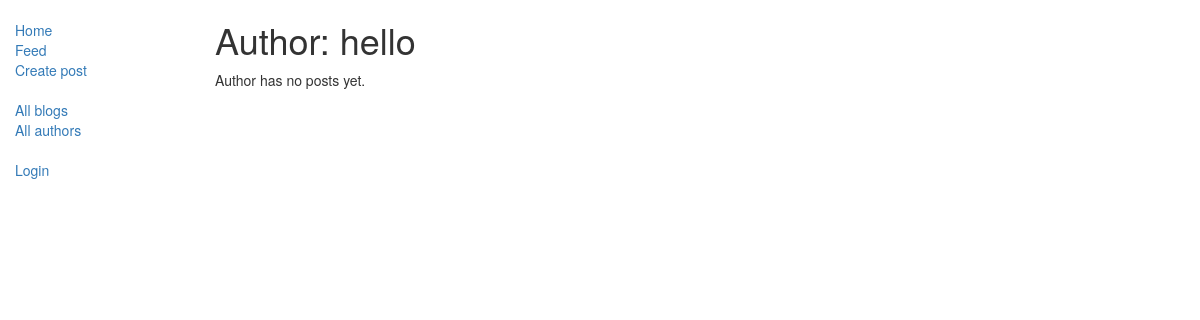
The page /blog/author/4 on the database as committed earlier.
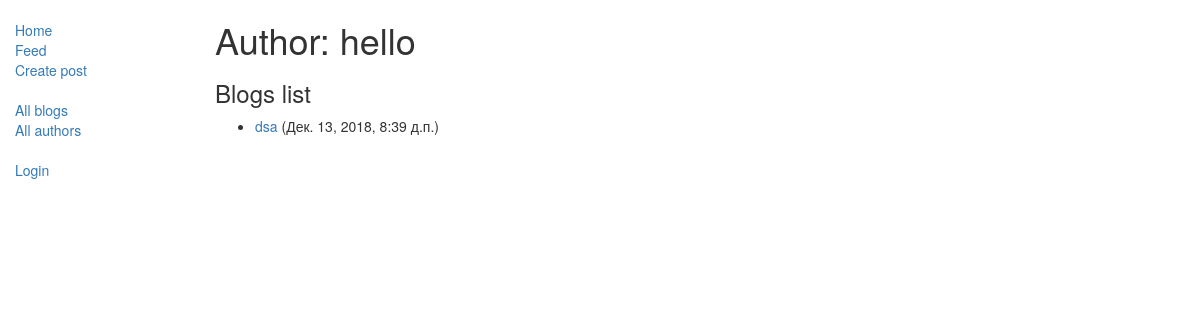
The same page on the database as committed later.
### blog/models.py (models this page shows, shortened)
class Author(models.Model):
    user = models.OneToOneField(User, on_delete=models.CASCADE)
    following = models.ManyToManyField('Author', related_name='followers', null=True, blank=True)
    class Meta:
        ordering = ["user"]
    def __str__(self):
        return self.user.username

class Blog(models.Model):
    title = models.CharField(max_length=200)
    author = models.ForeignKey(Author, on_delete=models.SET_NULL, null=True)
    text = models.TextField()
    post_date = models.DateTimeField(auto_now_add=True)
    readedby = models.ManyToManyField('Author', related_name='readed', null=True, blank=True)
    class Meta:
        ordering = ['-post_date']
    def get_absolute_url(self):
        return reverse('blog-detail', args=[str(self.id)])

### blog/views.py (the view)
# urls.py: path('author/<int:pk>', views.BlogListbyAuthorView.as_view(), name='blogs-by-author'),
class BlogListbyAuthorView(generic.ListView):
    model = Blog
    paginate_by = 5
    template_name = 'blog/blog_list_by_author.html'
    def get_queryset(self):
        id = self.kwargs['pk']
        target_author = get_object_or_404(Author, pk = id)
        return Blog.objects.filter(author=target_author)
    def get_context_data(self, **kwargs):
        context = super(BlogListbyAuthorView, self).get_context_data(**kwargs)
        id = self.kwargs['pk']
        author = get_object_or_404(Author, pk = id)
        context['author'] = author
        if not self.request.user.is_anonymous:
            if author.following.filter(user=self.request.user).exists():
                context['is_followed'] = True
            else:
                context['is_followed'] = False
        return context

### blog/templates/blog/blog_list_by_author.html (shortened to what this page needs)
{% extends "base.html" %}
{% block content %}
    <h1>Author: {{author}}</h1>
    {% if blog_list %}
    <h3>Blogs list</h3>
    <ul>
      {% for blog in blog_list %}
      <li>
        <a href="{{ blog.get_absolute_url }}">{{ blog.title }}</a> ({{blog.post_date}})</a>
      </li>
      {% endfor %}
    </ul>
    {% else %}
      <p>Author has no posts yet.</p>
    {% endif %}
{% endblock %}

### blog/templates/base.html (shortened to what this page needs)
<!DOCTYPE html>
<html lang="en">
<head>
    <link rel="stylesheet" href="https://maxcdn.bootstrapcdn.com/bootstrap/3.3.7/css/bootstrap.min.css">
</head>
<body>
    <div class="container-fluid">
        <div class="row">
            <div class="col-sm-2">
                {% block sidebar %}
                <ul class="sidebar-nav">
                    <li><a href="{% url 'index' %}">Home</a></li>
                    <li><a href="{% url 'feed' %}">Feed</a></li>
                    <li><a href="{% url 'blog-create' %}">Create post</a></li>
                </ul>
                <ul class="sidebar-nav">
                    <li><a href="{% url 'blogs' %}">All blogs</a></li>
                    <li><a href="{% url 'authors' %}">All authors</a></li>
                </ul>
                <ul class="sidebar-nav">
                    {% if user.is_authenticated %}
                        <li>User: {{ user.get_username }}</li>
                        <li><a href="{% url 'logout'%}?next={{request.path}}">Logout</a></li>
                    {% else %}
                        <li><a href="{% url 'login'%}?next={{request.path}}">Login</a></li>
                    {% endif %}
                </ul>
                {% endblock %}
            </div>
            <div class="col-sm-10 ">
                {% block content %}{% endblock %}
            </div>
        </div>
    </div>
</body>
</html>

### blog/templates/base.html (style rules this page uses)
.sidebar-nav { margin-top: 20px; padding: 0; list-style: none; }

Rows that differ between the two databases and show on the page:
added Blog: title "dsa", post_date "Дек. 13, 2018, 8:39 д.п."
Other text that changed with them:
text no longer shown: "Author has no posts yet."
text now shown: "Blogs list"
